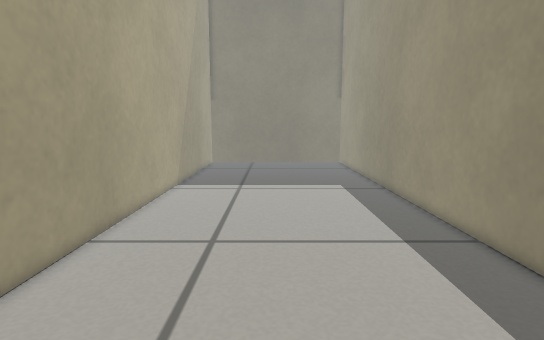
View 1 (above)

12 first-person views from a walk through a Gazebo world. The camera is 0.43 m above the floor, tilts 8° down and sees 80° across. The floor is counted in squares, 0.1 m on a side. Each view is taken from the middle of a square. On the plan, view 1 faces up. The plan holds only what a view shows up to about 20 squares ahead; the rest is blank. The place goes on beyond the plan.

View 2
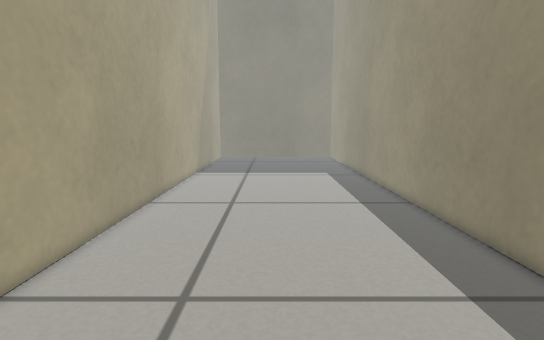

View 3
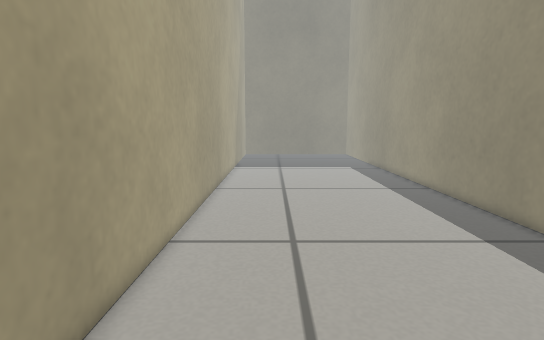

View 4
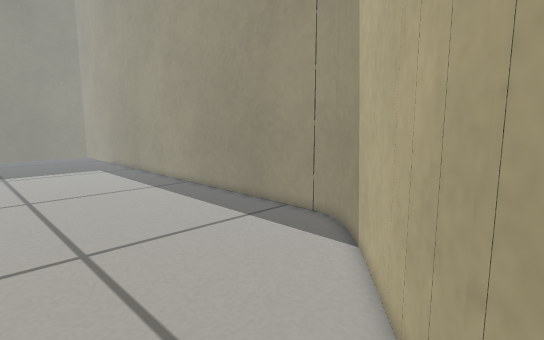

View 5
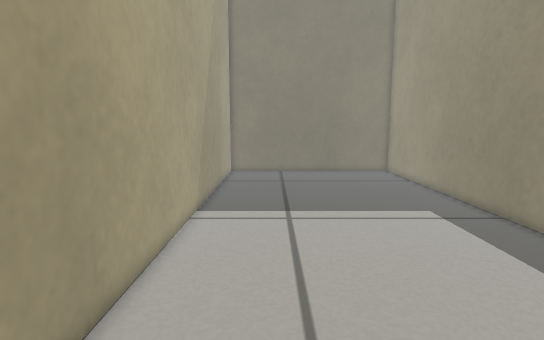

View 6
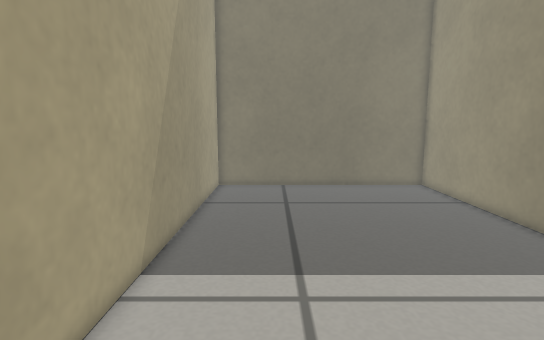

View 7
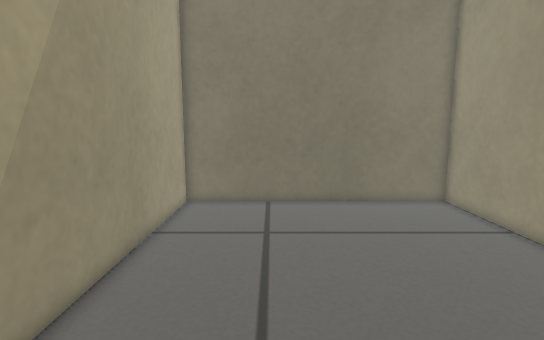

View 8
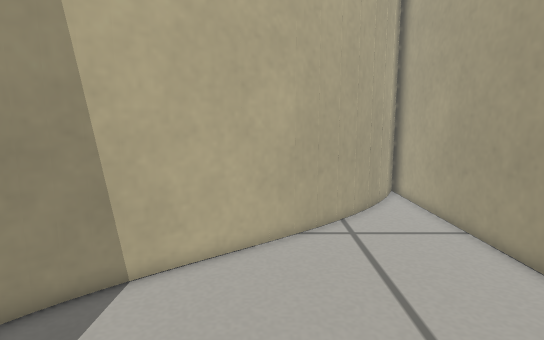

View 9
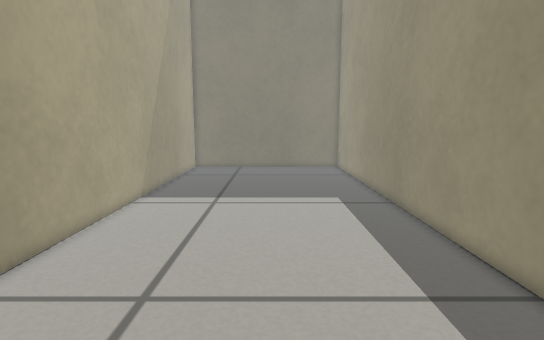

View 10
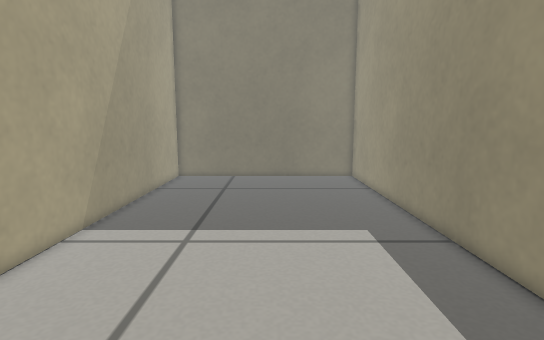

View 11
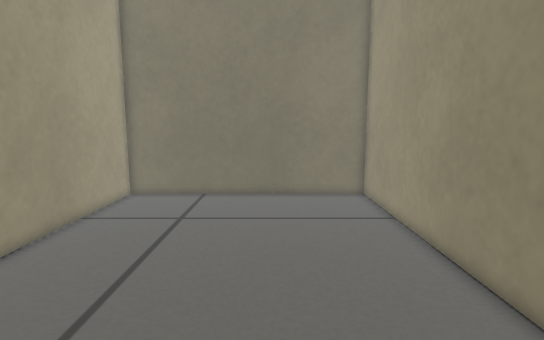

View 12
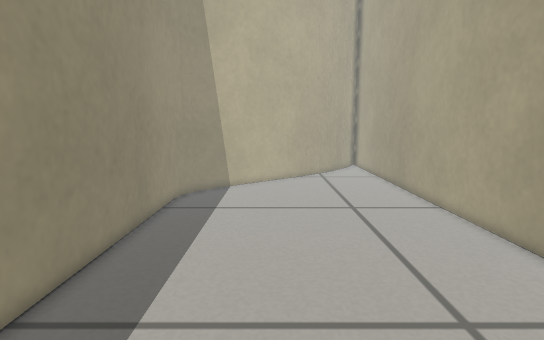

### Floor plan
Points are (right, up) in squares from view 1. A wall is a line through its corners. A room is listed if a view was taken in it or the views show most of it. See-through windows are left out.
Room 1 (views 1, 2, 3, 4, 5, 6, 7, 8, 9, 10, 11, 12)
walls: (7.6, -1.1) (7.7, -0.2) (7.7, 36.7) (-6.8, 36.7) (-6.8, -15.5); (7.3, -1.8) (7.6, -0.9); (6.9, -2.4) (7.4, -1.5); (6, -3.4) (7.1, -2.3); (-2.3, -10.2) (6.2, -3.4); (-4.2, -12.4) (-1.9, -10); (-6.2, -15.1) (-3.9, -12.1)

Positions as (right, up) in squares from view 1, and headings:
1: (0, 0), facing up
2: (0, -6), facing up
3: (-3, -10), facing up
4: (-5, -10), facing up-right
5: (-3, 7), facing up
6: (-3, 14), facing up
7: (-2, 19), facing up
8: (1, 4), facing down
9: (1, 4), facing up
10: (1, 10), facing up
11: (2, 17), facing up
12: (2, 18), facing down
